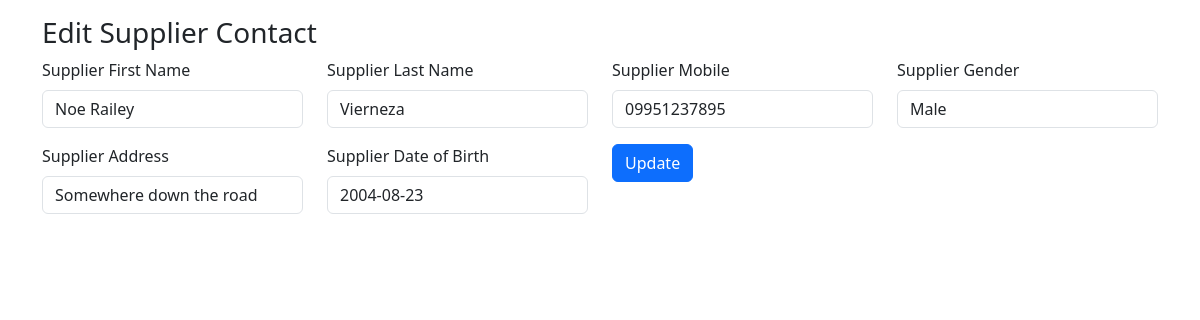
The page /edit_supplier_contact.php (signed in) on the database its author committed.
### tables this page shows
CREATE TABLE users (
    user_id INT(11) UNIQUE AUTO_INCREMENT PRIMARY KEY,
    user_email VARCHAR(255) NOT NULL,
    user_password VARCHAR(255) NOT NULL,
    user_fname VARCHAR(30) NOT NULL,
    user_lname VARCHAR(30) NOT NULL,
    user_mobile VARCHAR(15) NOT NULL,
    user_gender ENUM('Male', 'Female', 'Other') NOT NULL,
    user_dob DATE NOT NULL,
    user_address TEXT NOT NULL,
    user_path TEXT NOT NULL,
    user_type ENUM('Admin', 'Supplier', 'Customer') NOT NULL,
    user_status ENUM('Active', 'Inactive') NOT NULL
);

### edit_supplier_contact.php (the view, shortened to what this page needs)
<?php
require_once 'config/connection.php';
$getname = mysqli_query($connection, "SELECT user_fname, user_lname, user_mobile, user_gender, user_address, user_dob FROM users WHERE user_id = " . $_SESSION['user']);
$row = mysqli_fetch_assoc($getname);
$user_fname = $row['user_fname'];
$user_lname = $row['user_lname'];
$user_mobile = $row['user_mobile'];
$user_gender = $row['user_gender'];
$user_address = $row['user_address'];
$user_dob = $row['user_dob'];
?>
<!DOCTYPE html>
<html lang="en">
<head>
    <link rel="stylesheet" href="https://cdn.jsdelivr.net/npm/bootstrap@5.3.2/dist/css/bootstrap.min.css">
</head>
<body class="m-0">
    <div class="container mt-3">
        <h3>Edit Supplier Contact</h3>
        <form action="<?php echo $_SERVER['PHP_SELF']; ?>" method="post" enctype="multipart/form-data">
            <div class="row">
                <div class="col-md-3 mb-3">
                    <label for="new_fname" class="form-label">Supplier First Name</label>
                    <input type="text" class="form-control" id="new_fname" name="new_fname" value="<?php echo $user_fname; ?>" required>
                </div>
                <div class="col-md-3 mb-3">
                    <label for="new_lname" class="form-label">Supplier Last Name</label>
                    <input type="text" class="form-control" id="new_lname" name="new_lname" value="<?php echo $user_lname; ?>" required>
                </div>
                <div class="col-md-3 mb-3">
                    <label for="new_mobile" class="form-label">Supplier Mobile</label>
                    <input type="text" class="form-control" id="new_mobile" name="new_mobile" value="<?php echo $user_mobile; ?>" required>
                </div>
                <div class="col-md-3 mb-3">
                    <label for="new_gender" class="form-label">Supplier Gender</label>
                    <input type="text" class="form-control" id="new_gender" name="new_gender" value="<?php echo $user_gender; ?>" required>
                </div>
                <div class="col-md-3 mb-3">
                    <label for="new_address" class="form-label">Supplier Address</label>
                    <input type="text" class="form-control" id="new_address" name="new_address" value="<?php echo $user_address; ?>" required>
                </div>
                <div class="col-md-3 mb-3">
                    <label for="new_dob" class="form-label">Supplier Date of Birth</label>
                    <input type="text" class="form-control" id="new_dob" name="new_dob" value="<?php echo $user_dob; ?>" required>
                </div>
                <div class="col-md-3 mb-3">
                    <button type="submit" class="btn btn-primary">Update</button>
                </div>
            </div>
        </form>
    </div>
</body>
</html>

### rows shown on the page
users: new_fname "Noe Railey", new_lname "Vierneza", new_mobile "09951237895", new_gender "Male", new_address "Somewhere down the road", new_dob "2004-08-23"
